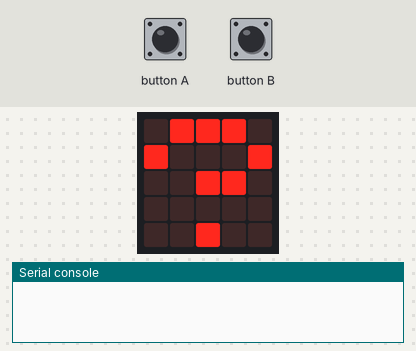
The program below on a simulated BBC micro:bit running MicroPython. Shown: the board's 5×5 LED display, the last lines printed to the serial console. The test bench sets the inputs (shaded band). No radio messages arrive unless stated (any console line starting 'radio sent:' is added by the test bench).

Above: at 1.2 s.
1.3 s: button A pressed for 0.15 s
At 3.0 s:
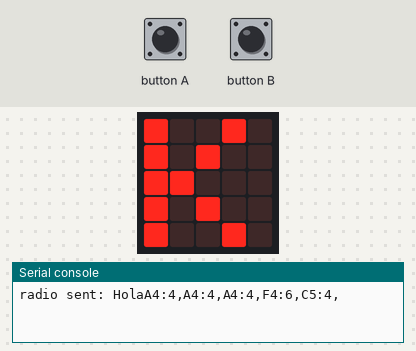
4.4 s: button B pressed for 0.15 s
At 5.6 s:
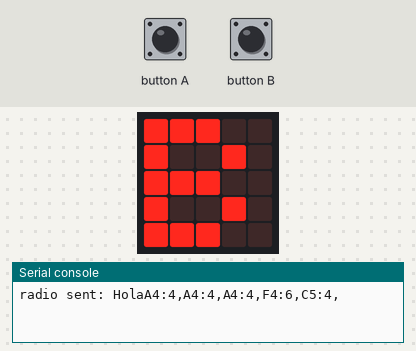
7.3 s: button A pressed for 1 s
At 8.0 s:
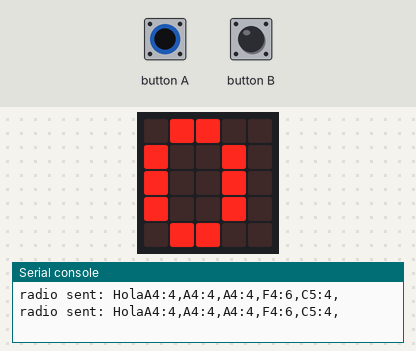
11.1 s: button A pressed for 3.2 s
At 13.1 s:
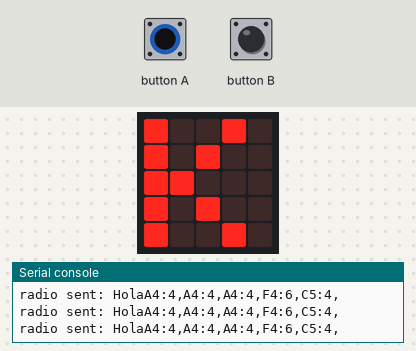
Timing chart, 0 to 14.6 s (numbered marks = the images above; inputs shaded):
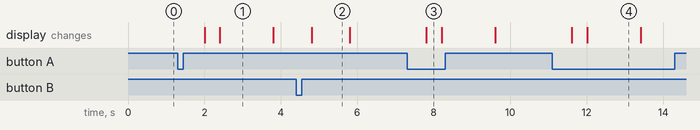

Measured:
- after the input at 1.3 s, the display: first changes after 0.70 s (image 1 shows a later state)
- after the input at 4.4 s, the display: changes after 0.41 s (image 2)
- after the input at 7.3 s, the display: changes after 0.51 s (image 3)
- after the input at 11.1 s, the display: first changes after 0.51 s (image 4 shows a later state)
- what the display in image 1 shows lasts 1.4 s, from 2.4 s to 3.8 s
- what the display in image 2 shows lasts 1.0 s, from 4.8 s to 5.8 s
- what the display in image 3 shows lasts 0.4 s, from 7.8 s to 8.2 s

The program:

emisor.py
```python
# Imports go at the top
from microbit import *
import radio
import music

radio.on()
radio.config(channel=10)

notas = ['A4:4','A4:4','A4:4','F4:6','C5:4','A4:4','F4:6','C5:4','A4:8','E5:4','E5:4',
        'E5:4','F5:6']

def lista_texto(lista):
    mensaje = "Hola"
    for i in lista:
        mensaje += i + ","
    return mensaje

while True:
    if button_a.was_pressed():
        message = lista_texto(notas)
        radio.send(message)
        display.show("OK")
        sleep(1000)
    elif button_b.was_pressed():
        display.show("B")
        sleep(1000)
    else:
        display.show("?")
        sleep(1000)
```
